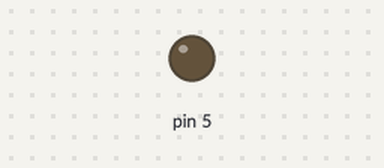
The sketch below on a simulated Arduino Uno, built with avr-gcc and run on an emulated ATmega328P. On the bench: output pins drawn as LEDs (lit = HIGH).

Above: at 4.0 s.
At 12.0 s:
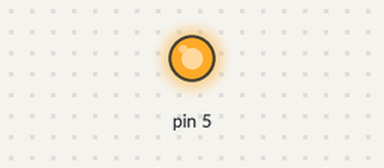
Timing chart, 0 to 20.8 s (numbered marks = the images above):
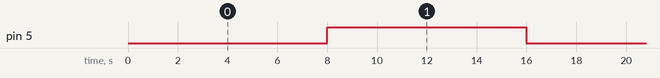

The sketch:

avrc-giris.ino
```cpp
#define F_CPU 16000000UL
#include <avr/io.h>

int main()
{
  int counter=0;
  DDRD |= (1<<5);//5 numarali pini output olarak ayarladik.
  //PORTD&=~(1<<5); de yapabilirdik ama zaten default 0.
  TCCR1B|=((1<<CS12)|(1<<CS10));//prescaler 1024 olarak ayarladik.

  while(1)
  {
    TCNT1=49911;//tasma durumunu anlamak icin -> 65536-15625 = 49911
    if(TCNT1 == 49911)
    {
      while((TIFR1 & (1<<TOV1))==0);//bayrak 1 mi ?
      counter++;
      TIFR1 |= (1<<TOV1);//sorumluluk bizde oldugu icin TOV1(bayrak) i  sıfırlarız.
    }
    if(counter == 8)//8 saniye istendigi icin.
    {
      PORTD ^= (1<<5);//5v varsa 0v,0v ise 5v seklinde ayarlariz.
      counter=0;
    }
  }
  return 0;
}
```

Measured:
- by itself, pin 5: alternates HIGH for 8.0 s and LOW for 8.0 s
